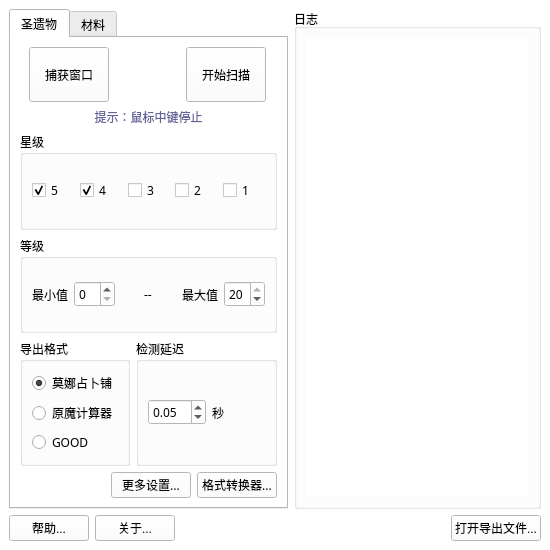
<?xml version="1.0" encoding="UTF-8"?>
<ui version="4.0">
 <class>MainWindow</class>
 <widget class="QMainWindow" name="MainWindow">
  <property name="geometry">
   <rect>
    <x>0</x>
    <y>0</y>
    <width>550</width>
    <height>550</height>
   </rect>
  </property>
  <property name="palette">
   <palette>
    <active>
     <colorrole role="Button">
      <brush brushstyle="SolidPattern">
       <color alpha="255">
        <red>255</red>
        <green>255</green>
        <blue>255</blue>
       </color>
      </brush>
     </colorrole>
     <colorrole role="Base">
      <brush brushstyle="SolidPattern">
       <color alpha="255">
        <red>255</red>
        <green>255</green>
        <blue>255</blue>
       </color>
      </brush>
     </colorrole>
     <colorrole role="Window">
      <brush brushstyle="SolidPattern">
       <color alpha="255">
        <red>255</red>
        <green>255</green>
        <blue>255</blue>
       </color>
      </brush>
     </colorrole>
    </active>
    <inactive>
     <colorrole role="Button">
      <brush brushstyle="SolidPattern">
       <color alpha="255">
        <red>255</red>
        <green>255</green>
        <blue>255</blue>
       </color>
      </brush>
     </colorrole>
     <colorrole role="Base">
      <brush brushstyle="SolidPattern">
       <color alpha="255">
        <red>255</red>
        <green>255</green>
        <blue>255</blue>
       </color>
      </brush>
     </colorrole>
     <colorrole role="Window">
      <brush brushstyle="SolidPattern">
       <color alpha="255">
        <red>255</red>
        <green>255</green>
        <blue>255</blue>
       </color>
      </brush>
     </colorrole>
    </inactive>
    <disabled>
     <colorrole role="Button">
      <brush brushstyle="SolidPattern">
       <color alpha="255">
        <red>255</red>
        <green>255</green>
        <blue>255</blue>
       </color>
      </brush>
     </colorrole>
     <colorrole role="Base">
      <brush brushstyle="SolidPattern">
       <color alpha="255">
        <red>255</red>
        <green>255</green>
        <blue>255</blue>
       </color>
      </brush>
     </colorrole>
     <colorrole role="Window">
      <brush brushstyle="SolidPattern">
       <color alpha="255">
        <red>255</red>
        <green>255</green>
        <blue>255</blue>
       </color>
      </brush>
     </colorrole>
    </disabled>
   </palette>
  </property>
  <property name="windowTitle">
   <string>天目--Amenoma</string>
  </property>
  <property name="autoFillBackground">
   <bool>false</bool>
  </property>
  <property name="styleSheet">
   <string notr="true">font: 9pt &quot;汉仪文黑-85W&quot;;</string>
  </property>
  <property name="tabShape">
   <enum>QTabWidget::Rounded</enum>
  </property>
  <widget class="QWidget" name="centralwidget">
   <layout class="QGridLayout" name="gridLayout">
    <item row="1" column="0">
     <layout class="QHBoxLayout" name="horizontalLayout_8">
      <item>
       <widget class="QPushButton" name="pushButton_3">
        <property name="text">
         <string>帮助...</string>
        </property>
       </widget>
      </item>
      <item>
       <widget class="QPushButton" name="pushButton_6">
        <property name="text">
         <string>关于...</string>
        </property>
       </widget>
      </item>
      <item>
       <spacer name="horizontalSpacer_3">
        <property name="orientation">
         <enum>Qt::Horizontal</enum>
        </property>
        <property name="sizeHint" stdset="0">
         <size>
          <width>40</width>
          <height>20</height>
         </size>
        </property>
       </spacer>
      </item>
      <item>
       <widget class="QPushButton" name="pushButton_4">
        <property name="text">
         <string>打开导出文件...</string>
        </property>
       </widget>
      </item>
     </layout>
    </item>
    <item row="0" column="0">
     <layout class="QHBoxLayout" name="horizontalLayout_2">
      <item>
       <widget class="QTabWidget" name="tabWidget">
        <property name="font">
         <font>
          <family>汉仪文黑-85W</family>
          <pointsize>9</pointsize>
          <weight>50</weight>
          <italic>false</italic>
          <bold>false</bold>
         </font>
        </property>
        <property name="styleSheet">
         <string notr="true">font: 9pt &quot;汉仪文黑-85W&quot;;</string>
        </property>
        <property name="currentIndex">
         <number>0</number>
        </property>
        <property name="tabsClosable">
         <bool>false</bool>
        </property>
        <widget class="QWidget" name="tab">
         <attribute name="title">
          <string>圣遗物</string>
         </attribute>
         <layout class="QVBoxLayout" name="verticalLayout_6">
          <item>
           <layout class="QVBoxLayout" name="verticalLayout_2">
            <item>
             <layout class="QHBoxLayout" name="horizontalLayout_3">
              <property name="spacing">
               <number>7</number>
              </property>
              <property name="sizeConstraint">
               <enum>QLayout::SetDefaultConstraint</enum>
              </property>
              <item>
               <widget class="QPushButton" name="pushButton_2">
                <property name="sizePolicy">
                 <sizepolicy hsizetype="Fixed" vsizetype="Maximum">
                  <horstretch>0</horstretch>
                  <verstretch>0</verstretch>
                 </sizepolicy>
                </property>
                <property name="minimumSize">
                 <size>
                  <width>0</width>
                  <height>55</height>
                 </size>
                </property>
                <property name="maximumSize">
                 <size>
                  <width>16777215</width>
                  <height>55</height>
                 </size>
                </property>
                <property name="font">
                 <font>
                  <family>汉仪文黑-85W</family>
                  <pointsize>9</pointsize>
                  <weight>50</weight>
                  <italic>false</italic>
                  <bold>false</bold>
                 </font>
                </property>
                <property name="text">
                 <string>捕获窗口</string>
                </property>
               </widget>
              </item>
              <item>
               <widget class="QLabel" name="label">
                <property name="sizePolicy">
                 <sizepolicy hsizetype="Fixed" vsizetype="Ignored">
                  <horstretch>0</horstretch>
                  <verstretch>0</verstretch>
                 </sizepolicy>
                </property>
                <property name="minimumSize">
                 <size>
                  <width>45</width>
                  <height>45</height>
                 </size>
                </property>
                <property name="maximumSize">
                 <size>
                  <width>45</width>
                  <height>45</height>
                 </size>
                </property>
                <property name="text">
                 <string/>
                </property>
                <property name="pixmap">
                 <pixmap resource="Amenoma.qrc">:/rcc/rcc/ok.png</pixmap>
                </property>
               </widget>
              </item>
              <item>
               <widget class="QPushButton" name="pushButton">
                <property name="sizePolicy">
                 <sizepolicy hsizetype="Fixed" vsizetype="Maximum">
                  <horstretch>0</horstretch>
                  <verstretch>0</verstretch>
                 </sizepolicy>
                </property>
                <property name="minimumSize">
                 <size>
                  <width>0</width>
                  <height>55</height>
                 </size>
                </property>
                <property name="font">
                 <font>
                  <family>汉仪文黑-85W</family>
                  <pointsize>9</pointsize>
                  <weight>50</weight>
                  <italic>false</italic>
                  <bold>false</bold>
                 </font>
                </property>
                <property name="text">
                 <string>开始扫描</string>
                </property>
               </widget>
              </item>
             </layout>
            </item>
            <item>
             <widget class="QLabel" name="label_9">
              <property name="sizePolicy">
               <sizepolicy hsizetype="Preferred" vsizetype="Fixed">
                <horstretch>0</horstretch>
                <verstretch>0</verstretch>
               </sizepolicy>
              </property>
              <property name="text">
               <string>&lt;html&gt;&lt;head/&gt;&lt;body&gt;&lt;p align=&quot;center&quot;&gt;&lt;span style=&quot; color:#636399;&quot;&gt;提示：鼠标中键停止&lt;/span&gt;&lt;/p&gt;&lt;/body&gt;&lt;/html&gt;</string>
              </property>
              <property name="textFormat">
               <enum>Qt::RichText</enum>
              </property>
             </widget>
            </item>
           </layout>
          </item>
          <item>
           <widget class="QGroupBox" name="groupBox_2">
            <property name="toolTip">
             <string>&lt;html&gt;&lt;head/&gt;&lt;body&gt;&lt;p&gt;通过星级筛选圣遗物&lt;/p&gt;&lt;/body&gt;&lt;/html&gt;</string>
            </property>
            <property name="title">
             <string>星级</string>
            </property>
            <property name="flat">
             <bool>false</bool>
            </property>
            <property name="checkable">
             <bool>false</bool>
            </property>
            <layout class="QHBoxLayout" name="horizontalLayout_4">
             <item>
              <widget class="QCheckBox" name="checkBox">
               <property name="text">
                <string>5</string>
               </property>
               <property name="checked">
                <bool>true</bool>
               </property>
              </widget>
             </item>
             <item>
              <widget class="QCheckBox" name="checkBox_2">
               <property name="text">
                <string>4</string>
               </property>
               <property name="checked">
                <bool>true</bool>
               </property>
               <property name="tristate">
                <bool>false</bool>
               </property>
              </widget>
             </item>
             <item>
              <widget class="QCheckBox" name="checkBox_3">
               <property name="text">
                <string>3</string>
               </property>
               <property name="checked">
                <bool>false</bool>
               </property>
              </widget>
             </item>
             <item>
              <widget class="QCheckBox" name="checkBox_4">
               <property name="text">
                <string>2</string>
               </property>
               <property name="checked">
                <bool>false</bool>
               </property>
              </widget>
             </item>
             <item>
              <widget class="QCheckBox" name="checkBox_5">
               <property name="text">
                <string>1</string>
               </property>
               <property name="checked">
                <bool>false</bool>
               </property>
              </widget>
             </item>
            </layout>
           </widget>
          </item>
          <item>
           <widget class="QGroupBox" name="groupBox_3">
            <property name="toolTip">
             <string>&lt;html&gt;&lt;head/&gt;&lt;body&gt;&lt;p&gt;通过等级筛选圣遗物&lt;/p&gt;&lt;/body&gt;&lt;/html&gt;</string>
            </property>
            <property name="title">
             <string>等级</string>
            </property>
            <layout class="QHBoxLayout" name="horizontalLayout_7">
             <item>
              <layout class="QHBoxLayout" name="horizontalLayout_6">
               <item>
                <widget class="QLabel" name="label_2">
                 <property name="text">
                  <string>最小值</string>
                 </property>
                </widget>
               </item>
               <item>
                <widget class="QSpinBox" name="spinBox">
                 <property name="maximum">
                  <number>20</number>
                 </property>
                </widget>
               </item>
              </layout>
             </item>
             <item>
              <spacer name="horizontalSpacer">
               <property name="orientation">
                <enum>Qt::Horizontal</enum>
               </property>
               <property name="sizeHint" stdset="0">
                <size>
                 <width>40</width>
                 <height>20</height>
                </size>
               </property>
              </spacer>
             </item>
             <item>
              <widget class="QLabel" name="label_5">
               <property name="text">
                <string>--</string>
               </property>
              </widget>
             </item>
             <item>
              <spacer name="horizontalSpacer_4">
               <property name="orientation">
                <enum>Qt::Horizontal</enum>
               </property>
               <property name="sizeHint" stdset="0">
                <size>
                 <width>40</width>
                 <height>20</height>
                </size>
               </property>
              </spacer>
             </item>
             <item>
              <layout class="QHBoxLayout" name="horizontalLayout_5">
               <item>
                <widget class="QLabel" name="label_3">
                 <property name="text">
                  <string>最大值</string>
                 </property>
                </widget>
               </item>
               <item>
                <widget class="QSpinBox" name="spinBox_2">
                 <property name="maximum">
                  <number>20</number>
                 </property>
                 <property name="value">
                  <number>20</number>
                 </property>
                </widget>
               </item>
              </layout>
             </item>
            </layout>
           </widget>
          </item>
          <item>
           <layout class="QHBoxLayout" name="horizontalLayout_9">
            <item>
             <widget class="QGroupBox" name="groupBox_4">
              <property name="toolTip">
               <string>&lt;html&gt;&lt;head/&gt;&lt;body&gt;&lt;p&gt;选择导出的格式&lt;/p&gt;&lt;/body&gt;&lt;/html&gt;</string>
              </property>
              <property name="title">
               <string>导出格式</string>
              </property>
              <layout class="QVBoxLayout" name="verticalLayout_3">
               <item>
                <widget class="QRadioButton" name="radioButton">
                 <property name="font">
                  <font>
                   <family>汉仪文黑-85W</family>
                   <pointsize>9</pointsize>
                   <weight>50</weight>
                   <italic>false</italic>
                   <bold>false</bold>
                  </font>
                 </property>
                 <property name="text">
                  <string>莫娜占卜铺</string>
                 </property>
                 <property name="checked">
                  <bool>true</bool>
                 </property>
                 <attribute name="buttonGroup">
                  <string notr="true">buttonGroup</string>
                 </attribute>
                </widget>
               </item>
               <item>
                <widget class="QRadioButton" name="radioButton_2">
                 <property name="text">
                  <string>原魔计算器</string>
                 </property>
                 <attribute name="buttonGroup">
                  <string notr="true">buttonGroup</string>
                 </attribute>
                </widget>
               </item>
               <item>
                <widget class="QRadioButton" name="radioButton_3">
                 <property name="text">
                  <string>GOOD</string>
                 </property>
                 <attribute name="buttonGroup">
                  <string notr="true">buttonGroup</string>
                 </attribute>
                </widget>
               </item>
              </layout>
             </widget>
            </item>
            <item>
             <widget class="QGroupBox" name="groupBox_5">
              <property name="toolTip">
               <string>&lt;html&gt;&lt;head/&gt;&lt;body&gt;&lt;p&gt;在两次识别之间的延迟(如果识别失败可适当调大)&lt;/p&gt;&lt;/body&gt;&lt;/html&gt;</string>
              </property>
              <property name="title">
               <string>检测延迟</string>
              </property>
              <layout class="QHBoxLayout" name="horizontalLayout">
               <item>
                <widget class="QDoubleSpinBox" name="doubleSpinBox">
                 <property name="singleStep">
                  <double>0.050000000000000</double>
                 </property>
                 <property name="value">
                  <double>0.050000000000000</double>
                 </property>
                </widget>
               </item>
               <item>
                <widget class="QLabel" name="label_4">
                 <property name="text">
                  <string>秒</string>
                 </property>
                </widget>
               </item>
               <item>
                <spacer name="horizontalSpacer_2">
                 <property name="orientation">
                  <enum>Qt::Horizontal</enum>
                 </property>
                 <property name="sizeHint" stdset="0">
                  <size>
                   <width>40</width>
                   <height>20</height>
                  </size>
                 </property>
                </spacer>
               </item>
              </layout>
             </widget>
            </item>
           </layout>
          </item>
          <item>
           <layout class="QHBoxLayout" name="horizontalLayout_10">
            <item>
             <spacer name="horizontalSpacer_5">
              <property name="orientation">
               <enum>Qt::Horizontal</enum>
              </property>
              <property name="sizeHint" stdset="0">
               <size>
                <width>40</width>
                <height>20</height>
               </size>
              </property>
             </spacer>
            </item>
            <item>
             <widget class="QPushButton" name="pushButton_5">
              <property name="text">
               <string>更多设置...</string>
              </property>
             </widget>
            </item>
            <item>
             <widget class="QPushButton" name="pushButton_9">
              <property name="text">
               <string>格式转换器...</string>
              </property>
             </widget>
            </item>
           </layout>
          </item>
         </layout>
        </widget>
        <widget class="QWidget" name="tab_2">
         <attribute name="title">
          <string>材料</string>
         </attribute>
         <layout class="QVBoxLayout" name="verticalLayout_7">
          <item>
           <layout class="QVBoxLayout" name="verticalLayout_5">
            <item>
             <layout class="QHBoxLayout" name="horizontalLayout_11">
              <item>
               <widget class="QPushButton" name="pushButton_7">
                <property name="sizePolicy">
                 <sizepolicy hsizetype="Fixed" vsizetype="Maximum">
                  <horstretch>0</horstretch>
                  <verstretch>0</verstretch>
                 </sizepolicy>
                </property>
                <property name="minimumSize">
                 <size>
                  <width>0</width>
                  <height>55</height>
                 </size>
                </property>
                <property name="maximumSize">
                 <size>
                  <width>16777215</width>
                  <height>55</height>
                 </size>
                </property>
                <property name="font">
                 <font>
                  <family>汉仪文黑-85W</family>
                  <pointsize>9</pointsize>
                  <weight>50</weight>
                  <italic>false</italic>
                  <bold>false</bold>
                 </font>
                </property>
                <property name="text">
                 <string>捕获窗口</string>
                </property>
               </widget>
              </item>
              <item>
               <widget class="QLabel" name="label_6">
                <property name="sizePolicy">
                 <sizepolicy hsizetype="Fixed" vsizetype="Ignored">
                  <horstretch>0</horstretch>
                  <verstretch>0</verstretch>
                 </sizepolicy>
                </property>
                <property name="minimumSize">
                 <size>
                  <width>45</width>
                  <height>45</height>
                 </size>
                </property>
                <property name="maximumSize">
                 <size>
                  <width>45</width>
                  <height>45</height>
                 </size>
                </property>
                <property name="text">
                 <string/>
                </property>
                <property name="pixmap">
                 <pixmap resource="Amenoma.qrc">:/rcc/rcc/ok.png</pixmap>
                </property>
               </widget>
              </item>
              <item>
               <widget class="QPushButton" name="pushButton_8">
                <property name="sizePolicy">
                 <sizepolicy hsizetype="Fixed" vsizetype="Maximum">
                  <horstretch>0</horstretch>
                  <verstretch>0</verstretch>
                 </sizepolicy>
                </property>
                <property name="minimumSize">
                 <size>
                  <width>0</width>
                  <height>55</height>
                 </size>
                </property>
                <property name="font">
                 <font>
                  <family>汉仪文黑-85W</family>
                  <pointsize>9</pointsize>
                  <weight>50</weight>
                  <italic>false</italic>
                  <bold>false</bold>
                 </font>
                </property>
                <property name="text">
                 <string>开始扫描</string>
                </property>
               </widget>
              </item>
             </layout>
            </item>
            <item>
             <widget class="QLabel" name="label_10">
              <property name="sizePolicy">
               <sizepolicy hsizetype="Preferred" vsizetype="Fixed">
                <horstretch>0</horstretch>
                <verstretch>0</verstretch>
               </sizepolicy>
              </property>
              <property name="text">
               <string>&lt;html&gt;&lt;head/&gt;&lt;body&gt;&lt;p align=&quot;center&quot;&gt;&lt;span style=&quot; color:#aa0000;&quot;&gt;提示：鼠标中键停止&lt;/span&gt;&lt;/p&gt;&lt;/body&gt;&lt;/html&gt;</string>
              </property>
              <property name="textFormat">
               <enum>Qt::RichText</enum>
              </property>
             </widget>
            </item>
           </layout>
          </item>
          <item>
           <widget class="QGroupBox" name="groupBox_6">
            <property name="title">
             <string>扫描选项</string>
            </property>
            <layout class="QHBoxLayout" name="horizontalLayout_12">
             <property name="leftMargin">
              <number>20</number>
             </property>
             <property name="rightMargin">
              <number>20</number>
             </property>
             <item>
              <layout class="QVBoxLayout" name="verticalLayout_4">
               <item>
                <widget class="QCheckBox" name="checkBox_6">
                 <property name="text">
                  <string>养成道具</string>
                 </property>
                 <property name="checked">
                  <bool>true</bool>
                 </property>
                </widget>
               </item>
               <item>
                <widget class="QCheckBox" name="checkBox_7">
                 <property name="text">
                  <string>材料</string>
                 </property>
                 <property name="checked">
                  <bool>true</bool>
                 </property>
                </widget>
               </item>
              </layout>
             </item>
            </layout>
           </widget>
          </item>
          <item>
           <layout class="QHBoxLayout" name="horizontalLayout_16">
            <item>
             <widget class="QGroupBox" name="groupBox_7">
              <property name="title">
               <string>导出格式</string>
              </property>
              <layout class="QHBoxLayout" name="horizontalLayout_14">
               <property name="leftMargin">
                <number>20</number>
               </property>
               <property name="topMargin">
                <number>15</number>
               </property>
               <property name="rightMargin">
                <number>15</number>
               </property>
               <property name="bottomMargin">
                <number>15</number>
               </property>
               <item>
                <widget class="QRadioButton" name="radioButton_4">
                 <property name="text">
                  <string>GOOD</string>
                 </property>
                 <property name="checked">
                  <bool>true</bool>
                 </property>
                </widget>
               </item>
              </layout>
             </widget>
            </item>
            <item>
             <widget class="QGroupBox" name="groupBox_9">
              <property name="toolTip">
               <string>&lt;html&gt;&lt;head/&gt;&lt;body&gt;&lt;p&gt;在两次识别之间的延迟(如果识别失败可适当调大)&lt;/p&gt;&lt;/body&gt;&lt;/html&gt;</string>
              </property>
              <property name="title">
               <string>检测延迟</string>
              </property>
              <layout class="QHBoxLayout" name="horizontalLayout_15">
               <item>
                <widget class="QDoubleSpinBox" name="doubleSpinBox_2">
                 <property name="singleStep">
                  <double>0.050000000000000</double>
                 </property>
                 <property name="value">
                  <double>0.050000000000000</double>
                 </property>
                </widget>
               </item>
               <item>
                <widget class="QLabel" name="label_8">
                 <property name="text">
                  <string>秒</string>
                 </property>
                </widget>
               </item>
               <item>
                <spacer name="horizontalSpacer_6">
                 <property name="orientation">
                  <enum>Qt::Horizontal</enum>
                 </property>
                 <property name="sizeHint" stdset="0">
                  <size>
                   <width>40</width>
                   <height>20</height>
                  </size>
                 </property>
                </spacer>
               </item>
              </layout>
             </widget>
            </item>
           </layout>
          </item>
          <item>
           <widget class="QGroupBox" name="groupBox_8">
            <property name="title">
             <string>支持的网站</string>
            </property>
            <layout class="QHBoxLayout" name="horizontalLayout_13">
             <item>
              <widget class="QLabel" name="label_7">
               <property name="text">
                <string>&lt;html&gt;&lt;head/&gt;&lt;body&gt;&lt;p&gt;&lt;span style=&quot; text-decoration: underline; color:#0000ff;&quot;&gt;
&lt;ul&gt;
&lt;li&gt;&lt;a href=&quot;https://seelie.inmagi.com&quot;&gt;seelie 仙灵&lt;/a&gt;&lt;/li&gt;
&lt;li&gt;&lt;a href=&quot;https://genshin-center.com&quot;&gt;Genshin Center&lt;/a&gt;&lt;/li&gt;
&lt;/ul&gt;
&lt;/span&gt;&lt;/a&gt;&lt;/p&gt;&lt;/body&gt;&lt;/html&gt;</string>
               </property>
               <property name="openExternalLinks">
                <bool>true</bool>
               </property>
              </widget>
             </item>
            </layout>
           </widget>
          </item>
         </layout>
        </widget>
       </widget>
      </item>
      <item>
       <widget class="QGroupBox" name="groupBox">
        <property name="title">
         <string>日志</string>
        </property>
        <layout class="QVBoxLayout" name="verticalLayout">
         <item>
          <widget class="QTextBrowser" name="textBrowser_3">
           <property name="minimumSize">
            <size>
             <width>200</width>
             <height>0</height>
            </size>
           </property>
           <property name="frameShape">
            <enum>QFrame::NoFrame</enum>
           </property>
          </widget>
         </item>
        </layout>
       </widget>
      </item>
     </layout>
    </item>
   </layout>
  </widget>
 </widget>
 <resources>
  <include location="Amenoma.qrc"/>
 </resources>
 <connections/>
 <buttongroups>
  <buttongroup name="buttonGroup"/>
 </buttongroups>
</ui>
